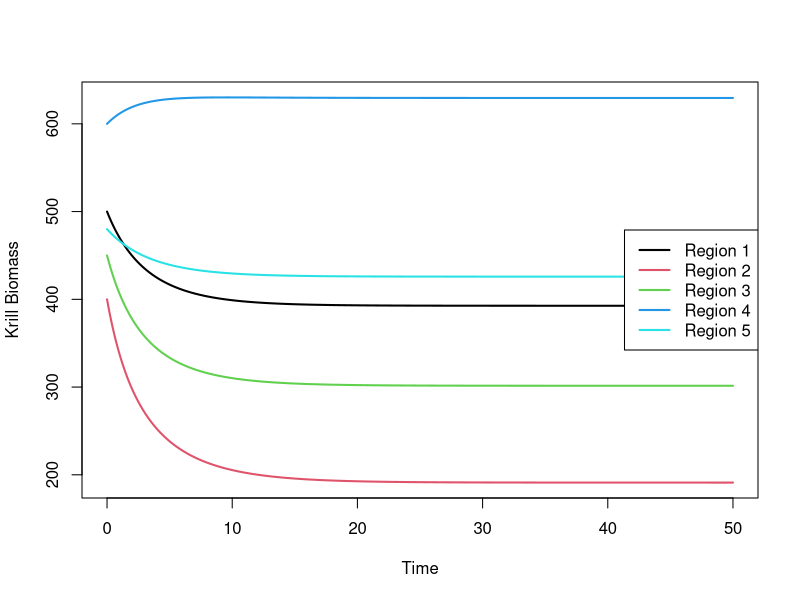
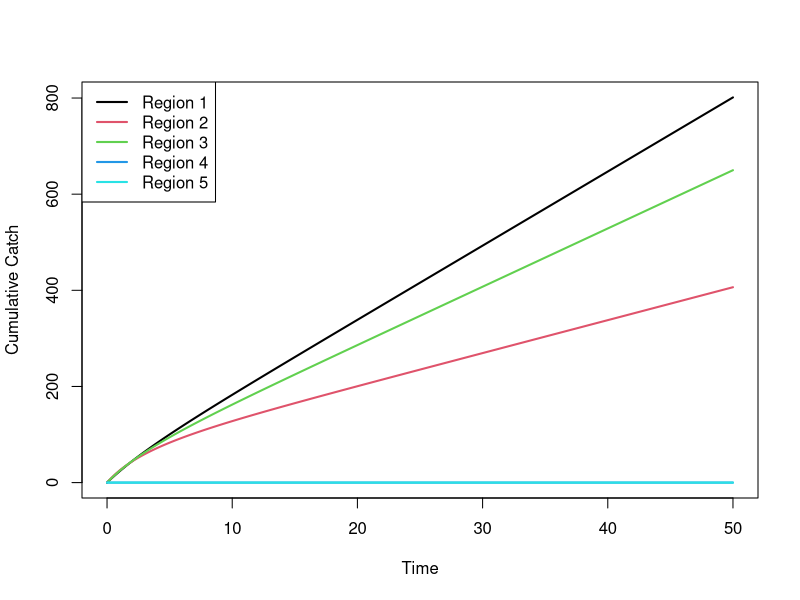

The R source for these figures, in order:
library(deSolve)

# ----------------------------
# ----- Parameters per region
# ----------------------------
params <- list(
  r1 = 0.6, r2 = 0.5, r3 = 0.55, r4 = 0.65, r5 = 0.58,       # Reproduction rates
  Kmax1 = 1000, Kmax2 = 800, Kmax3 = 900, Kmax4 = 1100, Kmax5 = 950,  # Carrying capacities
  m1 = 0.2, m2 = 0.25, m3 = 0.22, m4 = 0.18, m5 = 0.21,      # Natural mortality
  p1 = 0.1, p2 = 0.15, p3 = 0.12, p4 = 0.09, p5 = 0.11,      # Predation mortality
  Fmax1 = 0.1, Fmax2 = 0.15, Fmax3 = 0.12, Fmax4 = 0, Fmax5 = 0,  # Max fishing effort
  
  # Migration rates (FROM -> TO)
  # Region 1 connections
  mig12 = 0.03,
  # Region 2 connections
  mig21 = 0.01, mig23 = 0.02,
  # Region 3 connections
  mig32 = 0.015, mig34 = 0.025,
  # Region 4 connections
  mig43 = 0.02
  # Region 5 is isolated
)

# ----------------------------
# ----- Initial State
# ----------------------------
state <- c(
  K1 = 500, K2 = 400, K3 = 450, K4 = 600, K5 = 480,  # Krill biomass
  C1 = 0, C2 = 0, C3 = 0, C4 = 0, C5 = 0           # Cumulative catch
)

# ----------------------------
# ----- Time
# ----------------------------
times <- seq(0, 50, by = 0.1)

# ----------------------------
# ----- Model Function
# ----------------------------
krill_model <- function(t, state, parameters) {
  
  K <- state[1:5]
  C <- state[6:10]
  
  # ------------------------
  # ----- Compute Fishing ----
  # Dynamic fishing proportional to current biomass
  F <- numeric(5)
  F[1] <- parameters$Fmax1 * (K[1]/parameters$Kmax1)
  F[2] <- parameters$Fmax2 * (K[2]/parameters$Kmax2)
  F[3] <- parameters$Fmax3 * (K[3]/parameters$Kmax3)
  F[4] <- parameters$Fmax4 * (K[4]/parameters$Kmax4)
  F[5] <- parameters$Fmax5 * (K[5]/parameters$Kmax5)
  
  # ------------------------
  # ----- Growth, mortality, predation, fishing
  dK <- numeric(5)
  dC <- numeric(5)
  
  dK[1] <- parameters$r1 * K[1] * (1 - K[1]/parameters$Kmax1) - parameters$m1*K[1] - parameters$p1*K[1] - F[1]*K[1]
  dK[2] <- parameters$r2 * K[2] * (1 - K[2]/parameters$Kmax2) - parameters$m2*K[2] - parameters$p2*K[2] - F[2]*K[2]
  dK[3] <- parameters$r3 * K[3] * (1 - K[3]/parameters$Kmax3) - parameters$m3*K[3] - parameters$p3*K[3] - F[3]*K[3]
  dK[4] <- parameters$r4 * K[4] * (1 - K[4]/parameters$Kmax4) - parameters$m4*K[4] - parameters$p4*K[4] - F[4]*K[4]
  dK[5] <- parameters$r5 * K[5] * (1 - K[5]/parameters$Kmax5) - parameters$m5*K[5] - parameters$p5*K[5] - F[5]*K[5]
  
  dC <- F * K  # Update cumulative catch
  
  # ------------------------
  # ----- Migration explicitly
  # Region 1 → 2
  dK[1] <- dK[1] - parameters$mig12 * K[1]
  dK[2] <- dK[2] + parameters$mig12 * K[1]
  
  # Region 2 → 1 and 3
  dK[2] <- dK[2] - parameters$mig21*K[2] - parameters$mig23*K[2]
  dK[1] <- dK[1] + parameters$mig21*K[2]
  dK[3] <- dK[3] + parameters$mig23*K[2]
  
  # Region 3 → 2 and 4
  dK[3] <- dK[3] - parameters$mig32*K[3] - parameters$mig34*K[3]
  dK[2] <- dK[2] + parameters$mig32*K[3]
  dK[4] <- dK[4] + parameters$mig34*K[3]
  
  # Region 4 → 3
  dK[4] <- dK[4] - parameters$mig43*K[4]
  dK[3] <- dK[3] + parameters$mig43*K[4]
  
  # Region 5 is isolated → no migration
  
  list(c(dK, dC))
}

# ----------------------------
# ----- Run Simulation
# ----------------------------
out <- ode(y = state, times = times, func = krill_model, parms = params)
out <- as.data.frame(out)

# ----------------------------
# ----- Plot Biomass
# ----------------------------
matplot(out$time, out[,2:6], type="l", lwd=2, lty=1, xlab="Time", ylab="Krill Biomass")
legend("right", legend=paste("Region",1:5), col=1:5, lty=1, lwd=2)

# ----------------------------
# ----- Plot Cumulative Catch
# ----------------------------
matplot(out$time, out[,7:11], type="l", lwd=2, lty=1, xlab="Time", ylab="Cumulative Catch")
legend("topleft", legend=paste("Region",1:5), col=1:5, lty=1, lwd=2)
